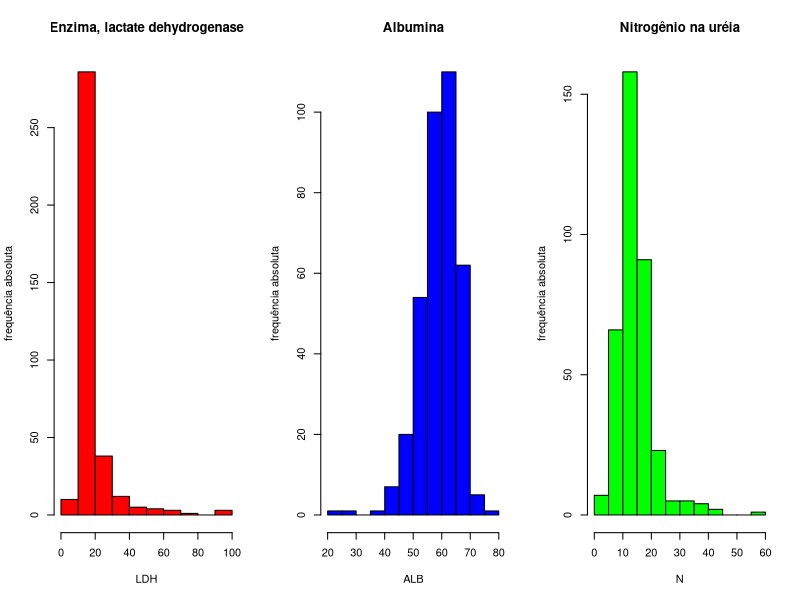
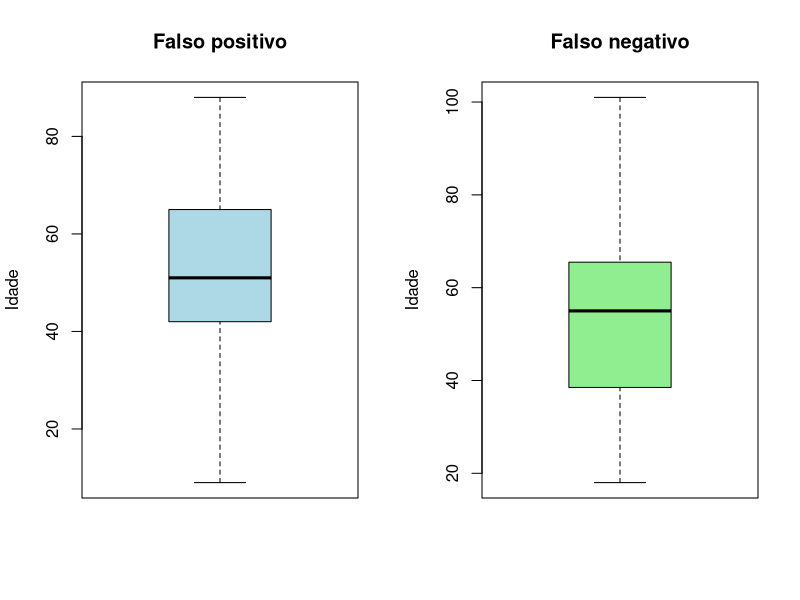

Reproduce these figures in R, in order.
#1. Abra o arquivo cancer.txt como um data frame e faça um sumário estatístico dos dados.
arq <- read.table(file = "cancer.txt", header = T);arq
summary(arq)
##########################################################################
#2. Faça o histograma das variáveis LDH, ALB e N. Use a descrição da coluna como título de cada um. Use cores diferentes.

#ajustar os parâmetros de gráficos
par(mfrow=c(1, 3))

hist(
  arq[, 'LDH'], 
  main = "Enzima, lactate dehydrogenase", 
  xlab = "LDH",
  ylab = "frequência absoluta",
  col = 'red'
)

hist(
  arq[, 'ALB'],
  main = "Albumina",
  xlab = "ALB",
  ylab = "frequência absoluta",
  col = "blue"
)

hist(
  arq[, 'N'],
  main = "Nitrogênio na uréia",
  xlab = "N",
  ylab = "frequência absoluta",
  col = "green"
)
par(mfrow=c(1, 1))
############################################################
#3. Médicos afirmam que o grupo dos falso positivos é mais jovem do que o dos falso negativos. O que você diria a respeito? Justifique sua resposta baseando-se em gráficos e medidas de tendência central.
#fazer um boxplot para cada grupo
#e verificar o resultado de summary para cada grupo

par(mfrow = c(1, 2))
#idade dos falsos positivos: 4
boxplot(
  arq[arq$Grupo==4, 'Idade'],
  main = "Falso positivo",
  ylab = 'Idade',
  col = "lightblue"
)

#idade dos falsos negativos: 1
boxplot(
  arq[arq$Grupo==1, 'Idade'],
  main = "Falso negativo",
  ylab = "Idade",
  col = 'lightgreen'
)

summary(arq[arq$Grupo==4, 'Idade'])
summary(arq[arq$Grupo==1, 'Idade'])

par(mfrow = c(1, 1))
############################################################
#4. Compare a glicose dos pacientes falso positivos e dos falso negativos. Para isso, use a média, a mediana, a variância e o desvio padrão. 

gfp <- arq[arq$Grupo==4, 'GL'];gfp

gfn <- arq[arq$Grupo==1, 'GL']; gfn

s <- sprintf(
  "Resultados\nMédia(gfp): %.2f\nMédia(gfn): %.2f\nMediana(gfp): %.2f\nMediana(gfn): %.2f\nVariância(gfp): %.2f\nVariância(gfn): %.2f\nDesvio padrão(gfp): %.2f\nDesvio padrão(gfn): %.2f\n",
  mean(gfp),
  mean(gfn),
  median(gfp),
  median(gfn),
  var(gfp),
  var(gfn),
  sd(gfp),
  sd(gfn)
)

print(s)

s

cat(s)
############################################################
#5.  Obtenha as medidas de posição e variabilidade para a variável Idade do conjunto de dados como um todo. Façamos um teste com arq['Idade'] para ver o problema quando manipulamos um dataframe
arq['Idade']
class(arq['Idade'])
mean(arq['Idade'])

arq['Idade']
arq[ , 'Idade']

arq[, 'Idade']
class(arq[, 'Idade'])

mean (arq[, 'Idade'])

idade_tot <- arq$Idade;idade_tot
class(idade_tot)

s_idade_total <- sprintf(
  'Média: %.2f\nMediana: %.2f\nVariância: %.2f\nDesvio padrão: %.2f\n',
  mean(idade_tot),
  median(idade_tot),
  var(idade_tot),
  sd(idade_tot)
)
cat(s_idade_total)
###############################################################################
#6.  Faça o mesmo do exercício 5, mas agora para cada tipo de diagnóstico. Compare os resultados obtidos. Construa um data frame para idade e para facilitar a visualização e a comparação.

#             total falso_negativo negativo positivo falso_positivo
#média            54            45
#mediana
#variância
#desvio padrão

#construir quatro estruturas de dados: cada uma tem a coleção de idades de um dos grupos
#FN: 1
#N: 2
#P: 3
#FP: 4
idade_fn = arq[arq$Grupo==1, 'Idade']
idade_n = arq[arq$Grupo==2, 'Idade']
idade_p = arq[arq$Grupo==3, 'Idade']
idade_fp = arq[arq$Grupo==4, 'Idade']

#construir mais uma estrutura de dados com todas as idades
idade_tot <- arq[, 'Idade']

#para cada estrutura, construir um vetor contendo sua média, mediana, variância e desvio padrão (dica: use c(mean(col1), median(col1)...))
v_tot <- c (mean(idade_tot), median(idade_tot), var(idade_tot), sd(idade_tot));v_tot
v_fn <- c(mean(idade_fn), median(idade_fn), var(idade_fn), sd(idade_fn));v_fn
v_n <- c(mean(idade_n), median (idade_n), var(idade_n), sd(idade_n)); v_n
v_p <- c(mean(idade_p), median(idade_p), var(idade_p), sd(idade_p)); v_p
v_fp <- c(mean(idade_fp), median(idade_fp), var(idade_fp), sd(idade_fp)); v_fp


#um vetor com os nomes das linhas nomes c('média', 'mediana'...)
nomes_das_linhas <- c('Média', 'Mediana', "Variância", "Desvio Padrão")
#construir o data frame com data.frame
#o vetor de nomes se encaixa no parâmetro row.names do dataframe
df <- data.frame(
  total=v_tot,
  falso_negativo=v_fn,
  negativo=v_n,
  positivo=v_p,
  falso_positivo=v_fp,
  row.names=nomes_das_linhas
); df


##########################################################################
#7. Crie uma amostra aleatória do arquivo cancer.txt com 100 linhas e faça o sumário de medidas de posição. Compare as medidas de posição da variável Idade da amostra com as medidas de posição da variável Idade do conjunto completo. O que você observa?
sample(c(1, 2, 3), 4, replace = T)


sample(arq$Ident, 100)

is.element(arq$Ident, sample(arq$Ident, 100))

#
arq100 <- arq[is.element(arq$Ident, sample(arq$Ident, 100)), ];arq100

summary(arq)
summary(arq100)
#########################################################################

